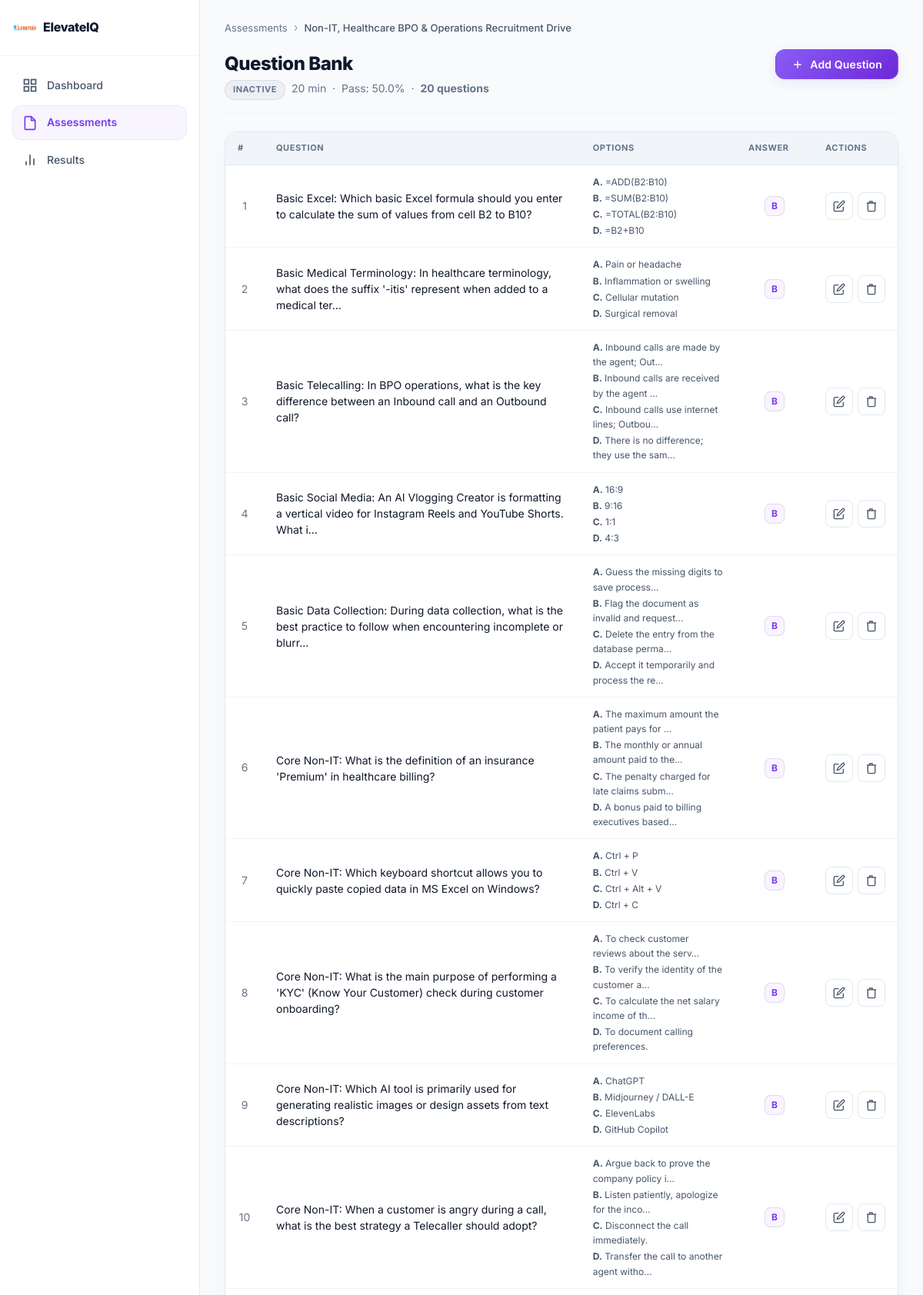
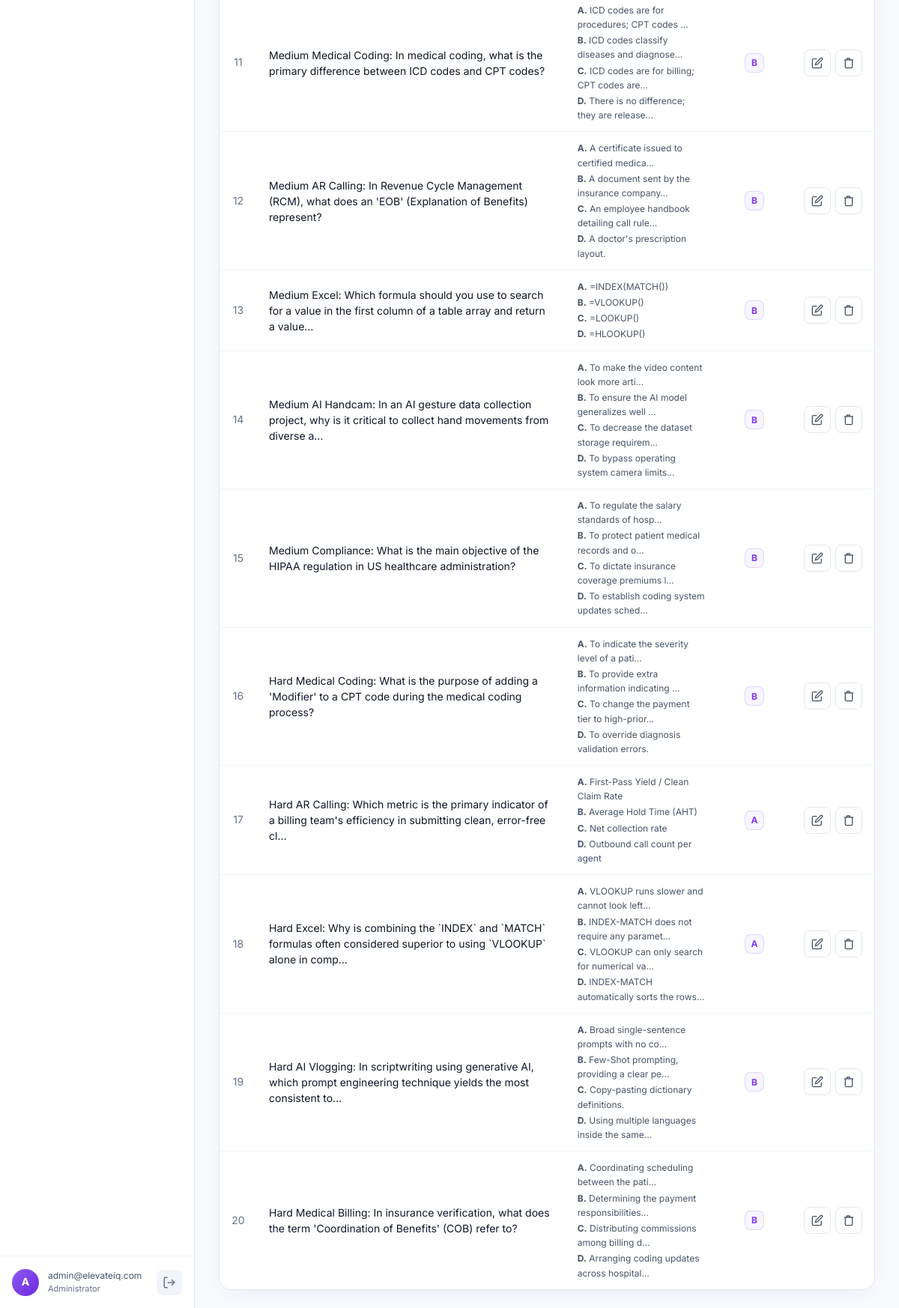
The app's page /admin/assessments/4/questions (signed in) with its own data (2 pictures, top to bottom).
### models/models.py (models this page shows, shortened)
class Admin(db.Model, UserMixin):
    __tablename__ = 'admins'
    id = db.Column(db.Integer, primary_key=True)
    email = db.Column(db.String(255), unique=True, nullable=False, index=True)
    password_hash = db.Column(db.String(255), nullable=False)
    created_at = db.Column(db.DateTime, default=datetime.utcnow, nullable=False)

class Assessment(db.Model):
    __tablename__ = 'assessments'
    id = db.Column(db.Integer, primary_key=True)
    title = db.Column(db.String(255), nullable=False)
    description = db.Column(db.Text, nullable=True)
    duration = db.Column(db.Integer, nullable=False)          # minutes
    pass_percentage = db.Column(db.Float, nullable=False, default=60.0)
    status = db.Column(db.String(20), nullable=False, default='inactive')  # active | inactive
    created_at = db.Column(db.DateTime, default=datetime.utcnow, nullable=False)
    questions = db.relationship(
        'Question', backref='assessment', lazy='dynamic',
        cascade='all, delete-orphan', order_by='Question.id'
    )
    submissions = db.relationship(
        'Submission', backref='assessment', lazy='dynamic'
    )

class Question(db.Model):
    __tablename__ = 'questions'
    id = db.Column(db.Integer, primary_key=True)
    assessment_id = db.Column(
        db.Integer, db.ForeignKey('assessments.id', ondelete='CASCADE'),
        nullable=False, index=True
    )
    question = db.Column(db.Text, nullable=False)
    option_a = db.Column(db.Text, nullable=False)
    option_b = db.Column(db.Text, nullable=False)
    option_c = db.Column(db.Text, nullable=False)
    option_d = db.Column(db.Text, nullable=False)
    correct_answer = db.Column(db.String(1), nullable=False)  # A | B | C | D
    answers = db.relationship(
        'Answer', backref='question', lazy='dynamic',
        cascade='all, delete-orphan'
    )
    def to_dict(self, include_answer=False):
        data = {
            'id': self.id,
            'assessment_id': self.assessment_id,
            'question': self.question,
            'option_a': self.option_a,
            'option_b': self.option_b,
            'option_c': self.option_c,
            'option_d': self.option_d,
        }
        if include_answer:
            data['correct_answer'] = self.correct_answer
        return data

### routes/admin.py (the view)
@admin_bp.route('/assessments/<int:assessment_id>/questions')
@login_required
def questions(assessment_id):
    assessment = Assessment.query.get_or_404(assessment_id)
    page = request.args.get('page', 1, type=int)
    per_page = 20
    q_query = Question.query.filter_by(assessment_id=assessment_id).order_by(Question.id)
    pagination = q_query.paginate(page=page, per_page=per_page, error_out=False)
    return render_template(
        'admin/questions.html',
        assessment=assessment,
        questions=pagination.items,
        pagination=pagination,
    )

### templates/admin/questions.html (shortened to what this page needs)
{% extends "base.html" %}
{% block body_class %}admin-page{% endblock %}
{% block body %}
<div class="admin-layout">
  <aside class="sidebar">
    <div class="sidebar-logo">
      <div class="logo-icon-sm"><img src="{{ url_for('static', filename='image.png') }}" alt="ElevateIQ Logo" /></div>
      <span class="sidebar-brand">ElevateIQ</span>
    </div>
    <nav class="sidebar-nav">
      <a href="{{ url_for('admin.dashboard') }}" class="nav-item"><svg width="20" height="20" viewBox="0 0 24 24" fill="none" stroke="currentColor" stroke-width="2"><rect x="3" y="3" width="7" height="7"/><rect x="14" y="3" width="7" height="7"/><rect x="14" y="14" width="7" height="7"/><rect x="3" y="14" width="7" height="7"/></svg>Dashboard</a>
      <a href="{{ url_for('admin.assessments') }}" class="nav-item active"><svg width="20" height="20" viewBox="0 0 24 24" fill="none" stroke="currentColor" stroke-width="2"><path d="M14 2H6a2 2 0 0 0-2 2v16a2 2 0 0 0 2 2h12a2 2 0 0 0 2-2V8z"/><polyline points="14 2 14 8 20 8"/></svg>Assessments</a>
      <a href="{{ url_for('admin.results') }}" class="nav-item"><svg width="20" height="20" viewBox="0 0 24 24" fill="none" stroke="currentColor" stroke-width="2"><line x1="18" y1="20" x2="18" y2="10"/><line x1="12" y1="20" x2="12" y2="4"/><line x1="6" y1="20" x2="6" y2="14"/></svg>Results</a>
    </nav>
    <div class="sidebar-footer">
      <div class="admin-info">
        <div class="admin-avatar">{{ current_user.email[0].upper() }}</div>
        <div class="admin-details">
          <span class="admin-email">{{ current_user.email }}</span>
          <span class="admin-role">Administrator</span>
        </div>
      </div>
      <a href="{{ url_for('admin.logout') }}" class="btn-logout" title="Logout"><svg width="18" height="18" viewBox="0 0 24 24" fill="none" stroke="currentColor" stroke-width="2"><path d="M9 21H5a2 2 0 0 1-2-2V5a2 2 0 0 1 2-2h4"/><polyline points="16 17 21 12 16 7"/><line x1="21" y1="12" x2="9" y2="12"/></svg></a>
    </div>
  </aside>
  <main class="admin-main">
    <div class="breadcrumb">
      <a href="{{ url_for('admin.assessments') }}" class="bc-link">Assessments</a>
      <span class="bc-sep">›</span>
      <span class="bc-current">{{ assessment.title }}</span>
    </div>
    <header class="page-header">
      <div>
        <h1 class="page-title">Question Bank</h1>
        <p class="page-sub">
          <span class="badge {% if assessment.status == 'active' %}badge-active{% else %}badge-inactive{% endif %}">{{ assessment.status | title }}</span>
          &nbsp;{{ assessment.duration }} min &nbsp;·&nbsp; Pass: {{ assessment.pass_percentage }}%
          &nbsp;·&nbsp; <strong>{{ pagination.total }} questions</strong>
        </p>
      </div>
      <button class="btn btn-primary" onclick="openModal('addModal')">
        <svg width="16" height="16" viewBox="0 0 24 24" fill="none" stroke="currentColor" stroke-width="2"><line x1="12" y1="5" x2="12" y2="19"/><line x1="5" y1="12" x2="19" y2="12"/></svg>
        Add Question
      </button>
    </header>
    <div class="glass-card table-card">
      <div class="table-wrapper">
        <table class="data-table">
          <thead>
            <tr>
              <th style="width:50px">#</th>
              <th>Question</th>
              <th>Options</th>
              <th style="width:100px">Answer</th>
              <th style="width:110px">Actions</th>
            </tr>
          </thead>
          <tbody>
            {% for q in questions %}
            <tr>
              <td class="text-muted text-center">{{ (pagination.page - 1) * 20 + loop.index }}</td>
              <td>
                <div class="q-text">{{ q.question[:120] }}{% if q.question|length > 120 %}…{% endif %}</div>
              </td>
              <td>
                <div class="options-preview">
                  <span class="opt"><strong>A.</strong> {{ q.option_a[:40] }}{% if q.option_a|length > 40 %}…{% endif %}</span>
                  <span class="opt"><strong>B.</strong> {{ q.option_b[:40] }}{% if q.option_b|length > 40 %}…{% endif %}</span>
                  <span class="opt"><strong>C.</strong> {{ q.option_c[:40] }}{% if q.option_c|length > 40 %}…{% endif %}</span>
                  <span class="opt"><strong>D.</strong> {{ q.option_d[:40] }}{% if q.option_d|length > 40 %}…{% endif %}</span>
                </div>
              </td>
              <td class="text-center">
                <span class="answer-badge">{{ q.correct_answer }}</span>
              </td>
              <td>
                <div class="action-btns">
                  <button class="btn-icon" title="Edit" onclick="openEditQuestion({{ q.to_dict(include_answer=True) | tojson }})">
                    <svg width="16" height="16" viewBox="0 0 24 24" fill="none" stroke="currentColor" stroke-width="2"><path d="M11 4H4a2 2 0 0 0-2 2v14a2 2 0 0 0 2 2h14a2 2 0 0 0 2-2v-7"/><path d="M18.5 2.5a2.121 2.121 0 0 1 3 3L12 15l-4 1 1-4 9.5-9.5z"/></svg>
                  </button>
                  <button class="btn-icon btn-icon-danger" title="Delete" onclick="deleteQuestion({{ q.id }})">
                    <svg width="16" height="16" viewBox="0 0 24 24" fill="none" stroke="currentColor" stroke-width="2"><polyline points="3 6 5 6 21 6"/><path d="M19 6v14a2 2 0 0 1-2 2H7a2 2 0 0 1-2-2V6m3 0V4a1 1 0 0 1 1-1h4a1 1 0 0 1 1 1v2"/></svg>
                  </button>
                </div>
              </td>
            </tr>
            {% else %}
            <tr><td colspan="5" class="empty-row">No questions yet. Add your first question!</td></tr>
            {% endfor %}
          </tbody>
        </table>
      </div>
    </div>
  </main>
</div>
{% endblock %}

### templates/base.html (shortened to what this page needs)
<!DOCTYPE html>
<html lang="en">
<head>
  <link rel="stylesheet" href="{{ url_for('static', filename='css/main.css') }}" />
</head>
<body class="{% block body_class %}{% endblock %}">
  {% block body %}{% endblock %}
</body>
</html>

### records on screen
Admin: email "A", email "admin@elevateiq.com"
Assessment: title "Non-IT, Healthcare BPO & Operations Recruitment Drive", status "INACTIVE", duration "20", pass_percentage "50.0"
Question: page "1", question "Basic Excel: Which basic Excel formula should you enter to calculate the sum of values from cell B2 to B10?", option_a "=ADD(B2:B10)", option_b "=SUM(B2:B10)", option_c "=TOTAL(B2:B10)", option_d "=B2+B10", correct_answer "B"
Question: page "2", question "Basic Medical Terminology: In healthcare terminology, what does the suffix '-itis' represent when added to a medical ter", option_a "Pain or headache", option_b "Inflammation or swelling", option_c "Cellular mutation", option_d "Surgical removal", correct_answer "B"
Question: page "3", question "Basic Telecalling: In BPO operations, what is the key difference between an Inbound call and an Outbound call?", option_a "Inbound calls are made by the agent; Out", option_b "Inbound calls are received by the agent", option_c "Inbound calls use internet lines; Outbou", option_d "There is no difference; they use the sam", correct_answer "B"
Question: (pagination.page-1)*20+loop.index "4", question "Basic Social Media: An AI Vlogging Creator is formatting a vertical video for Instagram Reels and YouTube Shorts. What i", option_a "16:9", option_b "9:16", option_c "1:1", option_d "4:3", correct_answer "B"
Question: page "5", question "Basic Data Collection: During data collection, what is the best practice to follow when encountering incomplete or blurr", option_a "Guess the missing digits to save process", option_b "Flag the document as invalid and request", option_c "Delete the entry from the database perma", option_d "Accept it temporarily and process the re", correct_answer "B"
Question: page "6", question "Core Non-IT: What is the definition of an insurance 'Premium' in healthcare billing?", option_a "The maximum amount the patient pays for", option_b "The monthly or annual amount paid to the", option_c "The penalty charged for late claims subm", option_d "A bonus paid to billing executives based", correct_answer "B"
Question: page "7", question "Core Non-IT: Which keyboard shortcut allows you to quickly paste copied data in MS Excel on Windows?", option_a "Ctrl + P", option_b "Ctrl + V", option_c "Ctrl + Alt + V", option_d "Ctrl + C", correct_answer "B"
Question: page "8", question "Core Non-IT: What is the main purpose of performing a 'KYC' (Know Your Customer) check during customer onboarding?", option_a "To check customer reviews about the serv", option_b "To verify the identity of the customer a", option_c "To calculate the net salary income of th", option_d "To document calling preferences.", correct_answer "B"
Question: page "9", question "Core Non-IT: Which AI tool is primarily used for generating realistic images or design assets from text descriptions?", option_a "ChatGPT", option_b "Midjourney / DALL-E", option_c "ElevenLabs", option_d "GitHub Copilot", correct_answer "B"
Question: page "10", question "Core Non-IT: When a customer is angry during a call, what is the best strategy a Telecaller should adopt?", option_a "Argue back to prove the company policy i", option_b "Listen patiently, apologize for the inco", option_c "Disconnect the call immediately.", option_d "Transfer the call to another agent witho", correct_answer "B"
Question: page "11", question "Medium Medical Coding: In medical coding, what is the primary difference between ICD codes and CPT codes?", option_a "ICD codes are for procedures; CPT codes", option_b "ICD codes classify diseases and diagnose", option_c "ICD codes are for billing; CPT codes are", option_d "There is no difference; they are release", correct_answer "B"
Question: page "12", question "Medium AR Calling: In Revenue Cycle Management (RCM), what does an 'EOB' (Explanation of Benefits) represent?", option_a "A certificate issued to certified medica", option_b "A document sent by the insurance company", option_c "An employee handbook detailing call rule", option_d "A doctor's prescription layout.", correct_answer "B"
Question: page "13", question "Medium Excel: Which formula should you use to search for a value in the first column of a table array and return a value", option_a "=INDEX(MATCH())", option_b "=VLOOKUP()", option_c "=LOOKUP()", option_d "=HLOOKUP()", correct_answer "B"
Question: page "14", question "Medium AI Handcam: In an AI gesture data collection project, why is it critical to collect hand movements from diverse a", option_a "To make the video content look more arti", option_b "To ensure the AI model generalizes well", option_c "To decrease the dataset storage requirem", option_d "To bypass operating system camera limits", correct_answer "B"
Question: page "15", question "Medium Compliance: What is the main objective of the HIPAA regulation in US healthcare administration?", option_a "To regulate the salary standards of hosp", option_b "To protect patient medical records and o", option_c "To dictate insurance coverage premiums l", option_d "To establish coding system updates sched", correct_answer "B"
Question: page "16", question "Hard Medical Coding: What is the purpose of adding a 'Modifier' to a CPT code during the medical coding process?", option_a "To indicate the severity level of a pati", option_b "To provide extra information indicating", option_c "To change the payment tier to high-prior", option_d "To override diagnosis validation errors.", correct_answer "B"
Question: page "17", question "Hard AR Calling: Which metric is the primary indicator of a billing team's efficiency in submitting clean, error-free cl", option_a "First-Pass Yield / Clean Claim Rate", option_b "Average Hold Time (AHT)", option_c "Net collection rate", option_d "Outbound call count per agent", correct_answer "A"
Question: page "18", question "Hard Excel: Why is combining the `INDEX` and `MATCH` formulas often considered superior to using `VLOOKUP` alone in comp", option_a "VLOOKUP runs slower and cannot look left", option_b "INDEX-MATCH does not require any paramet", option_c "VLOOKUP can only search for numerical va", option_d "INDEX-MATCH automatically sorts the rows", correct_answer "A"
Question: page "19", question "Hard AI Vlogging: In scriptwriting using generative AI, which prompt engineering technique yields the most consistent to", option_a "Broad single-sentence prompts with no co", option_b "Few-Shot prompting, providing a clear pe", option_c "Copy-pasting dictionary definitions.", option_d "Using multiple languages inside the same", correct_answer "B"
Question: page "20", question "Hard Medical Billing: In insurance verification, what does the term 'Coordination of Benefits' (COB) refer to?", option_a "Coordinating scheduling between the pati", option_b "Determining the payment responsibilities", option_c "Distributing commissions among billing d", option_d "Arranging coding updates across hospital", correct_answer "B"

### other values on screen
{{ pagination.total }} "20"
